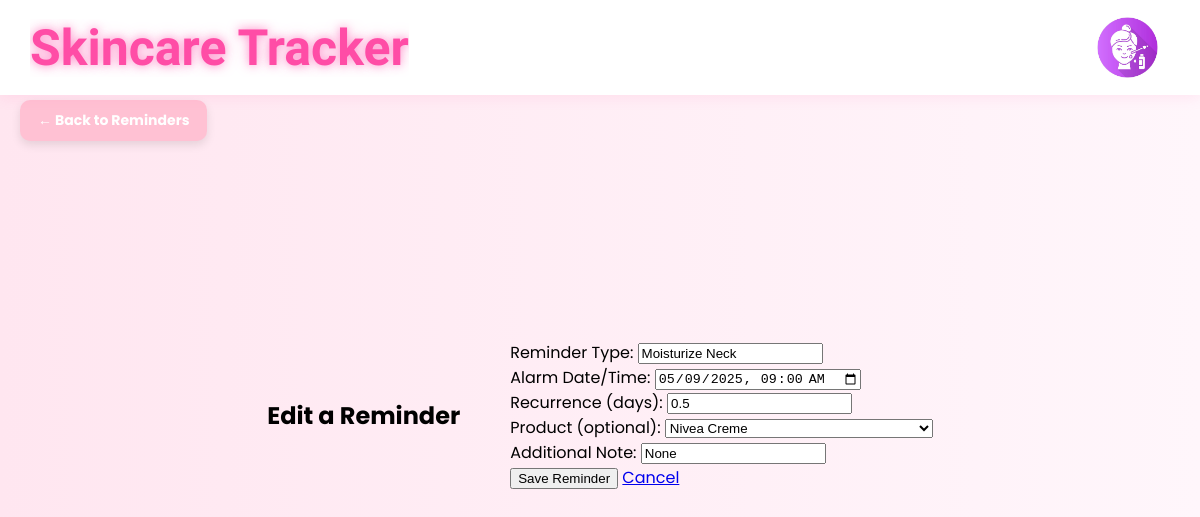
Before: /reminder/reminder/edit/5 (signed in) with the older database file.
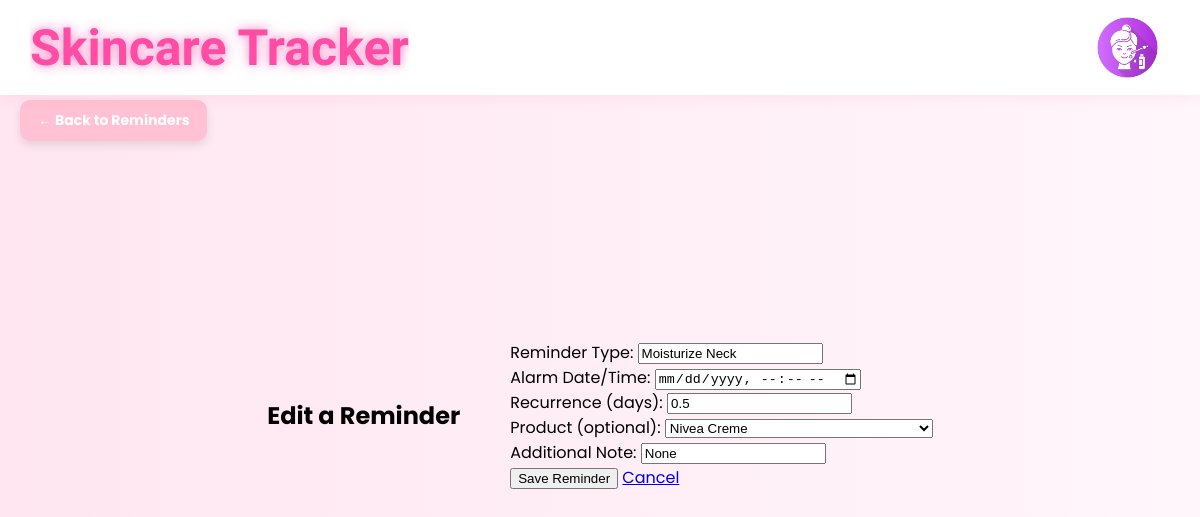
After: the same page with the newer database file.
### tables this page shows
CREATE TABLE Reminders (
    reminder_id INTEGER PRIMARY KEY AUTOINCREMENT,
    reminder_type TEXT,
    alarm_date DATETIME,
    recurrence FLOAT,  
    reminder_note TEXT,  
    user_id INTEGER NOT NULL,
    product_id INTEGER,
    FOREIGN KEY (user_id) REFERENCES Users(user_id),
    FOREIGN KEY (product_id) REFERENCES Products(product_id)
);

CREATE TABLE Products (
    product_id INTEGER PRIMARY KEY AUTOINCREMENT,
    product_name TEXT NOT NULL,
    type TEXT,
    amazon_link TEXT,
    directions TEXT,
    shelflife INTEGER,
    ingredients TEXT,
    product_pic TEXT, 
    user_id INTEGER REFERENCES Users(user_id)
);

### routes/reminder_routes.py (the view, shortened to what this page needs)
@reminder_bp.route("/reminder/edit/<int:id>")
@reminder_bp.route("/edit/<int:id>", methods=["GET", "POST"])
def edit_reminder(id):
    db = __import__("app").app.get_db_connection()
    products = db.execute("SELECT product_id, product_name FROM Products").fetchall()
    data = db.execute("SELECT * FROM Reminders WHERE reminder_id=?", (id,)).fetchone()
    db.close()
    return render_template("edit_reminder.html", products=products, data=data)

### app.py (called while the page is built)
def get_db_connection():
    conn = sqlite3.connect(st_db)
    conn.row_factory = sqlite3.Row
    return conn

### templates/reminder/edit_reminder.html (shortened to what this page needs)
{% extends "base.html" %}
{% block content %}
<a href="/reminder" class="corner-back-btn">← Back to Reminders</a>
<div class="container mt-5">
    <h2>Edit a Reminder</h2>
    <form action="/reminder/edit/{{data.reminder_id}}" method="POST">
        <div class="mb-3">
            <label for="reminder_type" class="form-label">Reminder Type:</label>
            <input type="text" class="form-control" id="reminder_type" value="{{data.reminder_type}}" name="reminder_type" required>
        </div>
        <div class="mb-3">
            <label for="alarm_date" class="form-label">Alarm Date/Time:</label>
            <input type="datetime-local" class="form-control" id="alarm_date" value="{{data.alarm_date}}" name="alarm_date" required>
        </div>
        <div class="mb-3">
            <label for="recurrence" class="form-label">Recurrence (days):</label>
            <input type="number" class="form-control" id="recurrence" name="recurrence" value="{{data.recurrence}}"  value="1.0" required>
        </div>
        <div class="mb-3">
            <label for="product_id" class="form-label">Product (optional):</label>
            <select class="form-select" id="product_id" name="product_id">
                {% for product in products %}
                <option value="{{ product.product_id }}" {% if product.product_id == data.product_id %}selected{% endif %}>
                    {{ product.product_name }}
                </option>
                {% endfor %}
            </select>
        </div>
        <div class="mb-3">
            <label for="notes" class="form-label">Additional Note:</label>
            <input type="text" class="form-control" id="notes" value="{{data.reminder_note}}" name="notes">
        </div>
        <button type="submit" class="btn btn-success">Save Reminder</button>
        <a href="/reminder" class="btn btn-secondary">Cancel</a>
    </form>
</div>
{% endblock %}

Changed rows visible on the page:
changed Reminders "Moisturize Neck": alarm_date "05/09/2025 09:00" → (not shown)
